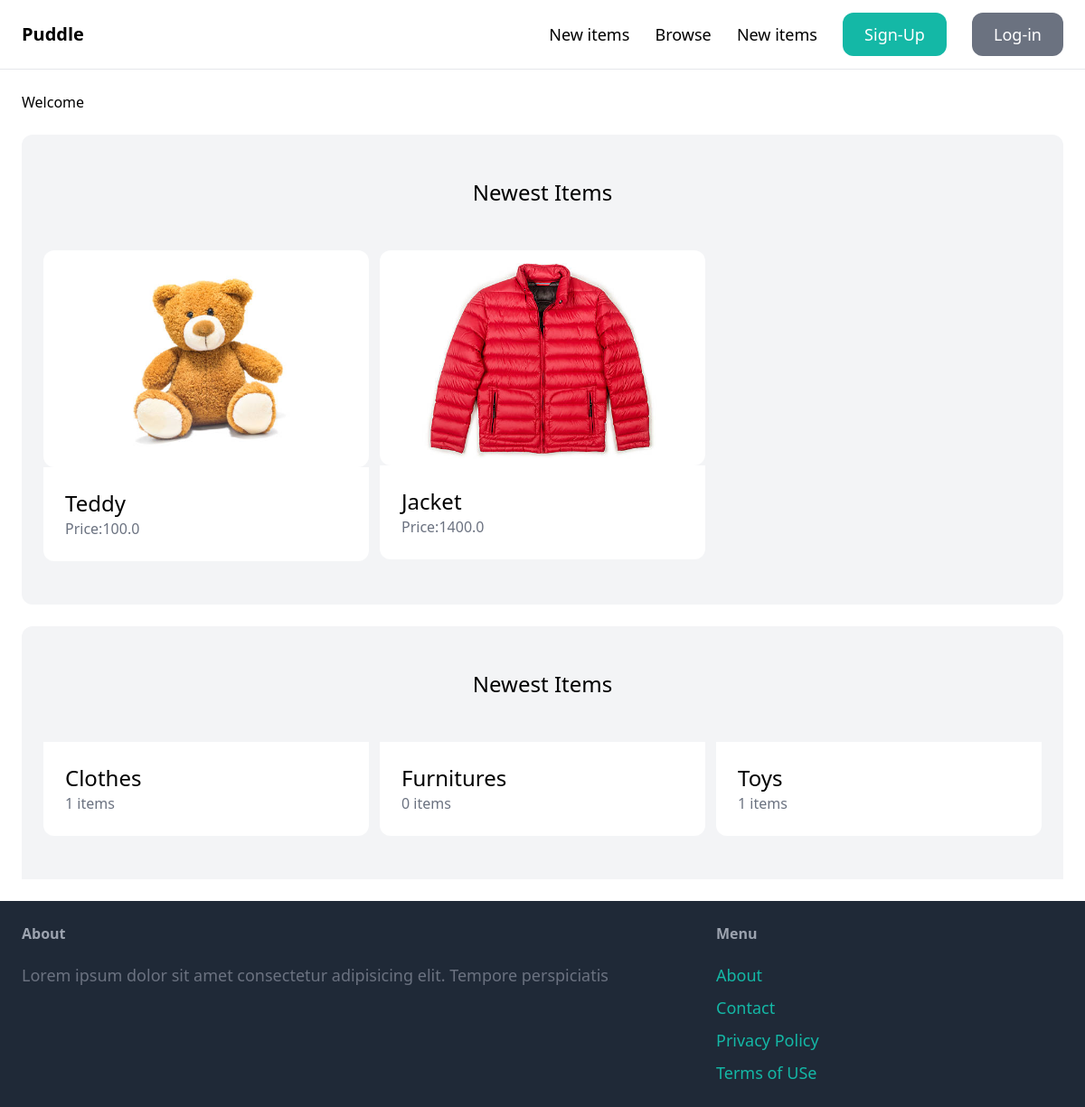
The app's page /, older data.
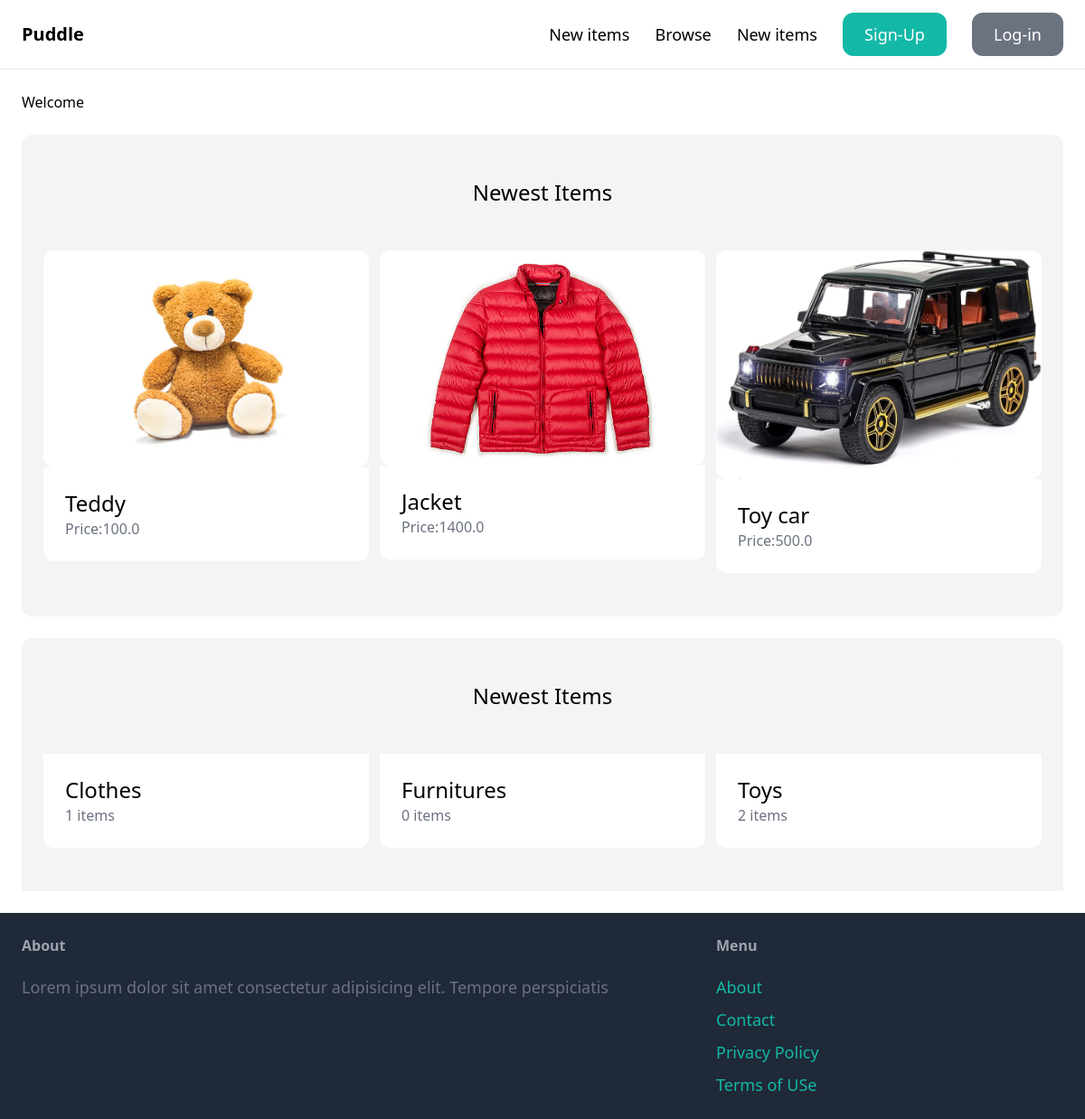
The same page, newer data.
### item/models.py (models this page shows, shortened)
class Item(models.Model):
    category = models.ForeignKey(Category, related_name='items', on_delete= models.CASCADE)
    name= models.CharField(max_length=255)
    description   = models.TextField(blank = True, null = True)
    price = models.FloatField()
    image = models.ImageField(upload_to = 'item_images', blank=True, null = True)
    is_sold = models.BooleanField(default=False)
    created_by = models.ForeignKey(User, related_name = 'items', on_delete=models.CASCADE)
    created_at = models.DateTimeField(auto_now_add = True)

class Category(models.Model):
    name= models.CharField(max_length =255)
    class Meta:
        ordering = ('name', )
        verbose_name_plural = 'Categories'

### core/views.py (the view)
# urls.py: path('', views.index, name='index'),
def index(request):
    items = Item.objects.filter(is_sold = False)[0:6]
    categories = Category.objects.all()
    return render(request, 'core/index.html',{
        'categories' : categories,
        'items' : items,
    })

### core/templates/core/index.html
{% extends 'core/base.html' %}
{% block content %}
{% block title %} Welcome {% endblock %}
    <div class="mt-6 px-6 py-12 bg-gray-100 rounded-xl">
        <h2 class="mb-12 text-2xl text-center">Newest Items</h2>
        <div class="grid grid-cols-3 gap-3">
            {% for item in items %}
                <div>
                    <a href="{% url 'item:detail' item.id %}">
                        <div>
                            <img src="{{item.image.url}}" class="rounded-xl" >
                        </div>
                        <div class="p-6 bg-white rounded-b-xl">
                            <h2 class="text-2xl">{{item.name}}</h2>
                            <p class="text-gray-500">Price:{{item.price}}</p>
                        </div>
                    </a>
                </div>
            {% endfor %}
        </div>
    </div>
    <div class="mt-6 px-6 py-12 bg-gray-100 rounded-t-xl">
        <h2 class="mb-12 text-2xl text-center">Newest Items</h2>
        <div class="grid grid-cols-3 gap-3">
            {% for category in categories %}
                <div>
                    <a href="#">
                        <div class="p-6 bg-white rounded-b-xl">
                            <h2 class="text-2xl">{{category.name}}</h2>
                            <p class="text-gray-500">{{ category.items.count}} items</p>
                        </div>
                    </a>
                </div>
            {% endfor %}
        </div>
    </div>
{% endblock %}

### core/templates/core/base.html (shortened to what this page needs)
<!DOCTYPE html>
<html lang="en">
<head>
    <script src="https://cdn.tailwindcss.com"></script>
</head>
<body>
    <nav class="py-6 px-6 flex justify-between items-center border-b border-grey-200">
        <a href="/" class="text-xl font-semibold"> Puddle</a>
        <div class="space-x-6">
            <a href="{% url 'item:new' %}" class="text-lg semibold hover:text-gray-500">New items</a>
            <a href="/" class="text-lg semibold hover:text-gray-500">Browse</a>
            <a href="/" class="text-lg semibold hover:text-gray-500">New items</a>
             {% if request.user.is_authenticated %}
             <a href="#"  class="px-6 py-3 text-lg semibold rounded-xl text-white bg-teal-500 hover:text-teal-700">Inbox</a>
             <a href="#" class="px-6 py-3 text-lg semibold rounded-xl text-white bg-gray-500 hover:text-gray-700">Dashborad</a>
             {%  else  %}
            <a href="{% url 'core:signup' %}"  class="px-6 py-3 text-lg semibold rounded-xl text-white bg-teal-500 hover:text-teal-700">Sign-Up</a>
            <a href="{% url 'core:login' %}" class="px-6 py-3 text-lg semibold rounded-xl text-white bg-gray-500 hover:text-gray-700">Log-in</a>
            {% endif %}
        </div>
    </nav>
    <div class="px-6 py-6">
        {% block content %}
        {% endblock %}
    </div>
    <footer class="py-6 px-6 flex justify-between bg-gray-800">
        <div class="w-2/3 pr-10">
            <h3 class="mb-5 font-semibold text-gray-400">
                About
            </h3>
            <p class="text-lg text-gray-500">
                Lorem ipsum dolor sit amet consectetur adipisicing elit. Tempore perspiciatis
            </p>
        </div>
        <div class="w-1/3">
            <h3 class="mb-5 font-semibold text-gray-400">
                Menu
            </h3>
            <ul class="space-y-2">
                <li><a href="#" class="text-lg text-teal-500 hover:text-teal-700">About</a></li>
                <li><a href="{% url 'core:contact' %}" class="text-lg text-teal-500 hover:text-teal-700">Contact</a></li>
                <li><a href="#" class="text-lg text-teal-500 hover:text-teal-700">Privacy Policy</a></li>
                <li><a href="#" class="text-lg text-teal-500 hover:text-teal-700">Terms of USe</a></li>
            </ul>
        </div>
    </footer>
</body>
</html>

Row changes from the older to the newer data that the page shows:
added Item: image (picture), name "Toy car", price "500.0"
computed for Category "Toys": items.count "1" → "2"
